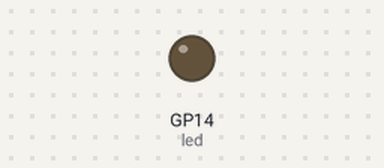
Bench run of a program on a simulated Raspberry Pi Pico running MicroPython. Shown: output pins drawn as LEDs (lit = HIGH).

Above: at 0.05 s.
At 1.5 s:
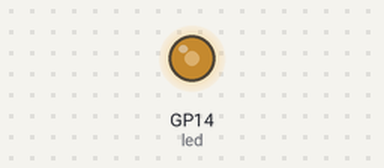
At 3.0 s:
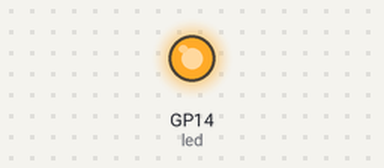
Timing chart, 0 to 6.9 s (numbered marks = the images above):
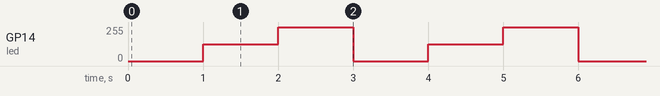

Measured:
- by itself, GP14 (led): repeats every 3.0 s: 255/255 1.0 s, 0/255 1.0 s, 127/255 1.0 s

The program:

06-LEDBrightness.py
```python
from picozero import LED
from time import sleep

led = LED(14)

while True:
    led.brightness = 0  # off
    sleep(1)
    led.brightness = 0.5  # half brightness
    sleep(1)
    led.brightness = 1  # full brightness
    sleep(1)
```
